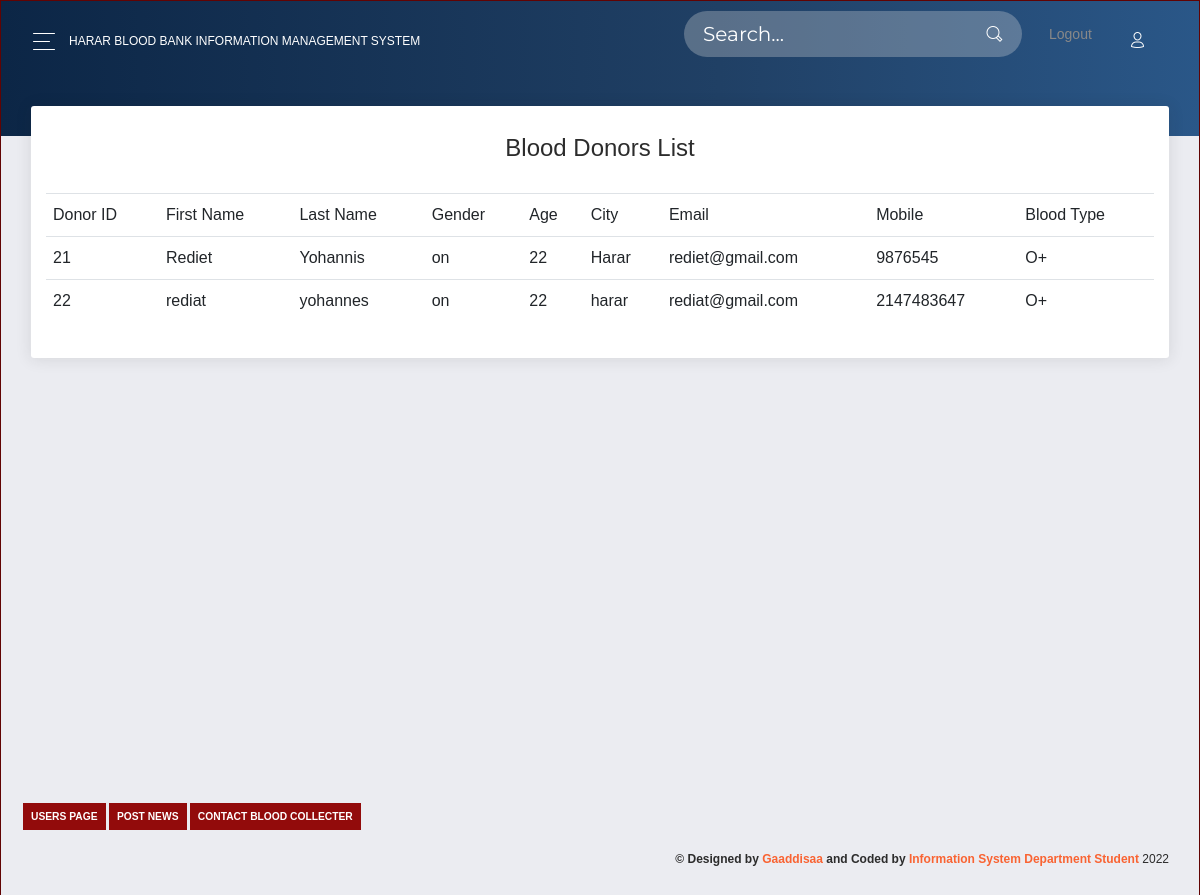
Page /donorList.php on the committed database.
### tables this page shows
CREATE TABLE `donor` (
  `DonorID` int(11) NOT NULL,
  `firstname` varchar(50) NOT NULL,
  `lastName` varchar(50) NOT NULL,
  `Gender` varchar(6) NOT NULL,
  `Age` int(3) NOT NULL,
  `City` varchar(50) NOT NULL,
  `Email` varchar(50) NOT NULL,
  `Mobile` int(15) NOT NULL,
  `Blood_Type` varchar(50) NOT NULL
);

### donorList.php (the view)
<?php include 'container/header.php';
      include 'container/navbar.php';
?>
   <div class="panel-header panel-header-sm">
     </div>
      <div class="content">
        <div class="row">
          <div class="col-md-12">
            <div class="card">
              <div class="card-header">
                <h4 class="card-title"> Blood Donors List</h4>
              </div>
              <div class="card-body">
                <div class="table-responsive">
                  <table class="table">
                      <tr>
                      <td> Donor ID </td>
                      <td> First Name </td>
                      <td> Last Name</td>
                      <td> Gender </td>
                      <td> Age </td>
                      <td> City </td>
                      <td> Email </td>
                      <td> Mobile </td>
                      <td> Blood Type </td>
                      </tr>
                  <?php
                    $DBname = "BloodBankDB";
                    $con = mysqli_connect("localhost","root","",$DBname);
                    if($con)
                    {
                      $select = "select *from donor";
                      $row = mysqli_query($con,$select);
                      if($row)
                      {
                        while($values=mysqli_fetch_assoc($row))
                        {
                          echo "<tr><td>".$values["DonorID"]."</td> <td>".$values["firstname"]."</td><td>".$values["lastName"]."</td><td>".$values["Gender"]."</td><td>"
                          .$values["Age"]."</td><td>".$values["City"]."</td><td>".$values["Email"]."</td><td>".$values["Mobile"]."</td><td>".$values["Blood_Type"]."</td></tr>";
                        }
                      }
                    }
                  ?>
                  </table>
                </div>
              </div>
            </div>
          </div>
        </div>
      </div>
    <?php include 'container/footer.php'; ?>

### css/style.css (style rules this page uses)
body { margin:1px; padding:0; background-color:rgb(97, 3, 3); text-align:center; background-size:cover; background-position:center; font-family: sans-serif; }

### rows in the picture
donor: DonorID "21", firstname "Rediet", lastName "Yohannis", Gender "on", Age "22", City "Harar", Email "rediet@gmail.com", Mobile "9876545", Blood_Type "O+"
donor: DonorID "22", firstname "rediat", lastName "yohannes", Gender "on", Age "22", City "harar", Email "rediat@gmail.com", Mobile "2147483647", Blood_Type "O+"
